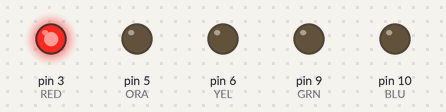
Bench run of a sketch on a simulated Arduino Uno, built with avr-gcc and run on an emulated ATmega328P. Parts: output pins drawn as LEDs (lit = HIGH).

Above: at 0.05 s.
At 0.25 s:
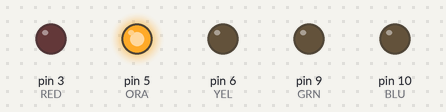
At 0.65 s:
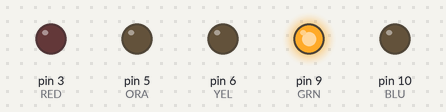
At 0.75 s:
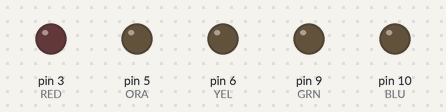
At 1.45 s:
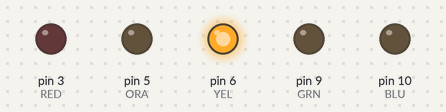
At 2.85 s:
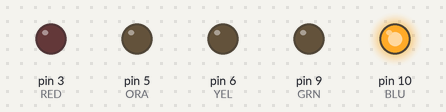
Timing chart, 0 to 3.1 s (numbered marks = the images above):
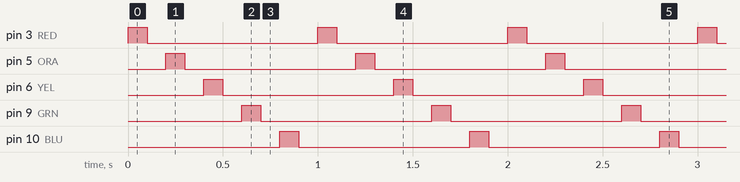

The sketch:

rainbowRoad.ino
```cpp
/*Code for Intermediate Arduino class, loops lesson
created by Jonathan Eskow for use by NextFab llc to teach students how to define
and operate loops and arrays using the Arduino platform
*/

//define pins to be used by LEDs
#define RED 3
#define ORA 5
#define YEL 6
#define GRN 9
#define BLU 10

const int LED[5] = {RED, ORA, YEL, GRN, BLU};//create array for LED pins
void setup()
{
 pinMode(RED,OUTPUT);//set pinMode for red LED
 pinMode(ORA, OUTPUT);//set pinMode for orange LED
 pinMode(YEL, OUTPUT);//set pinMode for yellow LED
 pinMode(GRN, OUTPUT);//set pinMode for green LED
 pinMode(BLU, OUTPUT);//set pinMode for blue LED
}

void loop()
{
 for(int i = 0; i <= 4; i++)//for i = 0 (start of array) i <= 4 (to last object in array) i ++ (increment array)
    {
     digitalWrite(LED[i],HIGH);  //digitalWrite each LED to HIGH
     delay(100); //delay 100 ms
     digitalWrite(LED[i],LOW); //turn off each LED
     delay(100); //delay 100 ms
    }//end for
}
```

Measured:
- by itself, pin 3 (RED), pin 5 (ORA), pin 6 (YEL), pin 9 (GRN), pin 10 (BLU): alternates HIGH for 0.10 s and LOW for 0.90 s
- by itself, everything shown: repeats every 1.0 s, in 10 steps
